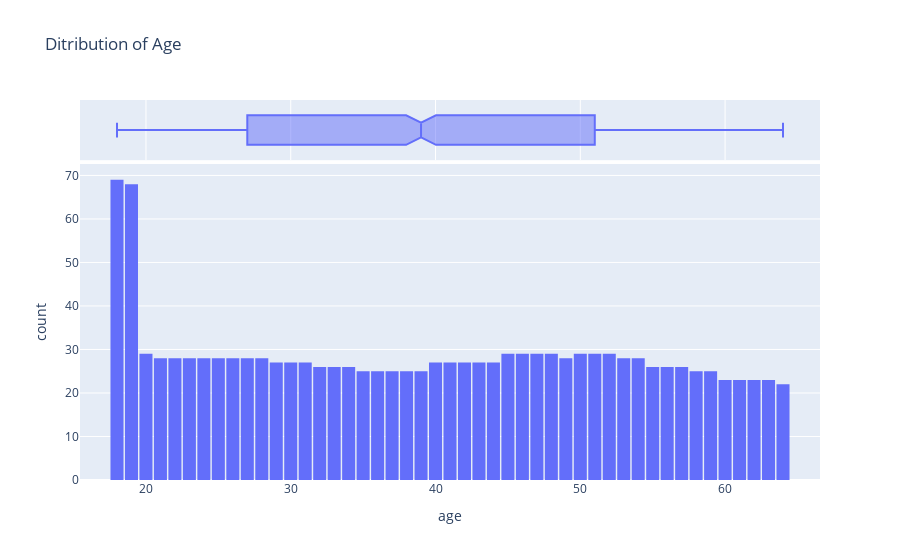

Notebook code cell kept with this figure:
### Markdown cell above
Age is a numeric column. The minimum age in the dataset is 18 and the maximum age is 64. Thus, we can visualize the ditribution of age using histogram with 47 bins (one for each year) and a box plot. We'll use plotly to make the chart interactive, but you can create similar charts using Seaborn.

### Code cell
fig = px.histogram(medical_df,
                   x='age',
                   marginal='box',
                   nbins=47,
                   title='Ditribution of Age',)
fig.update_layout(bargap=0.1)
fig.show()

### Figure 1 — Plotly figure (JSON) as saved in the notebook; plotly's stock layout.template omitted (floating-point values rounded to 4 significant figures; data arrays with more than 128 entries replaced by an {"elided": "..."} marker saying what was removed)
{"data": [{"bingroup": "x", "hovertemplate": "age=%{x}<br>count=%{y}<extra></extra>", "legendgroup": "", "marker": {"color": "#636efa", "pattern": {"shape": ""}}, "name": "", "nbinsx": 47, "orientation": "v", "showlegend": false, "type": "histogram", "x": {"elided": "1338 int values"}, "xaxis": "x", "yaxis": "y"}, {"hovertemplate": "age=%{x}<extra></extra>", "legendgroup": "", "marker": {"color": "#636efa"}, "name": "", "notched": true, "showlegend": false, "type": "box", "x": {"elided": "1338 int values"}, "xaxis": "x2", "yaxis": "y2"}], "layout": {"bargap": 0.1, "barmode": "relative", "legend": {"tracegroupgap": 0}, "title": {"text": "Ditribution of Age"}, "xaxis": {"anchor": "y", "domain": [0, 1], "title": {"text": "age"}}, "xaxis2": {"anchor": "y2", "domain": [0, 1], "matches": "x", "showgrid": true, "showticklabels": false}, "yaxis": {"anchor": "x", "domain": [0, 0.8316], "title": {"text": "count"}}, "yaxis2": {"anchor": "x2", "domain": [0.8416, 1], "matches": "y2", "showgrid": false, "showline": false, "showticklabels": false, "ticks": ""}}}
